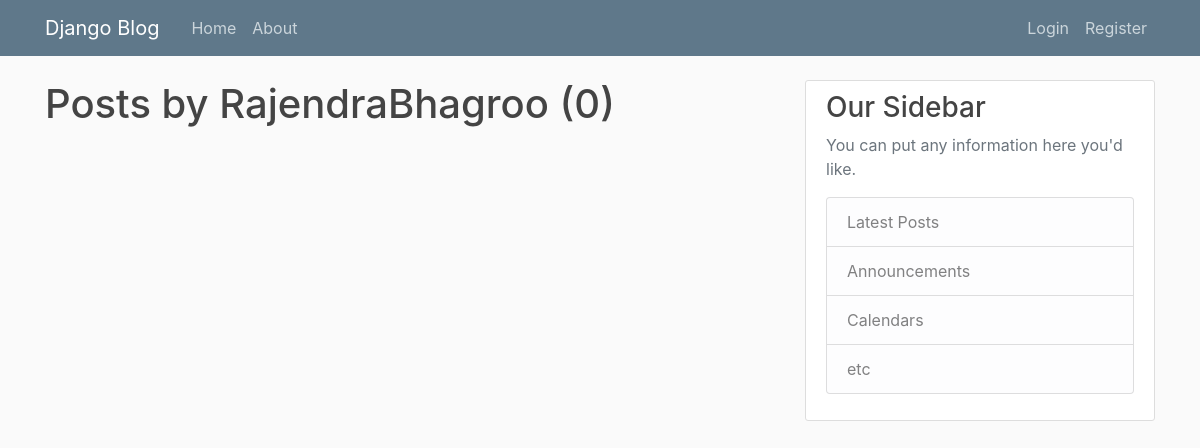
The app's page /user/RajendraBhagroo, older data.
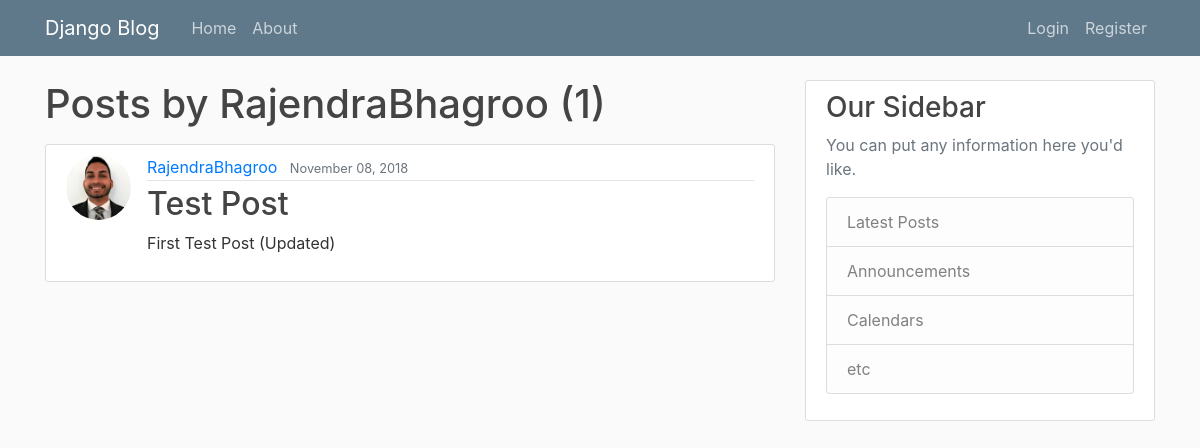
The same page, newer data.
### blog/models.py (models this page shows, shortened)
class Post(models.Model):
    title = models.CharField(max_length=100)
    content = models.TextField()
    date_posted = models.DateTimeField(default=timezone.now)
    author = models.ForeignKey(User, on_delete=models.CASCADE)

### users/models.py (models this page shows, shortened)
class Profile(models.Model):
    user = models.OneToOneField(User, on_delete=models.CASCADE)
    image = models.ImageField(default='default.jpg', upload_to='profile_pics')

### blog/views.py (the view)
# urls.py: path('user/<str:username>', UserPostListView.as_view(), name='user-posts'),
class UserPostListView(ListView):
    model = Post
    template_name = 'blog/user_posts.html'  # <app>/<model>_<viewtype>.html
    context_object_name = 'posts'
    paginate_by = 5
    def get_queryset(self):
        user = get_object_or_404(User, username=self.kwargs.get('username'))
        return Post.objects.filter(author=user).order_by('-date_posted')

### blog/templates/blog/user_posts.html (shortened to what this page needs)
{% extends "blog/base.html" %}
{% block content %}
    <h1 class="mb-3">Posts by {{ view.kwargs.username }} ({{ page_obj.paginator.count }})</h1>
    {% for post in posts %}
        <article class="media content-section">
          <img class="rounded-circle article-img" src="{{ post.author.profile.image.url }}">
          <div class="media-body">
            <div class="article-metadata">
              <a class="mr-2" href="{% url 'user-posts' post.author.username %}">{{ post.author }}</a>
              <small class="text-muted">{{ post.date_posted|date:"F d, Y" }}</small>
            </div>
            <h2><a class="article-title" href="{% url 'post-detail' post.id %}">{{ post.title }}</a></h2>
            <p class="article-content">{{ post.content }}</p>
          </div>
        </article>
    {% endfor %}
{% endblock content %}

### blog/templates/blog/base.html (shortened to what this page needs)
{% load static %}
<!DOCTYPE html>
<html>
<head>
  <link rel="stylesheet" href="https://maxcdn.bootstrapcdn.com/bootstrap/4.0.0/css/bootstrap.min.css"
>
  <link rel="stylesheet" type="text/css" href="{% static 'blog/main.css' %}">
</head>
<body>
  <header class="site-header">
    <nav class="navbar navbar-expand-md navbar-dark bg-steel fixed-top">
      <div class="container">
        <a class="navbar-brand mr-4" href="{% url 'blog-home' %}">Django Blog</a>
        <div class="collapse navbar-collapse" id="navbarToggle">
          <div class="navbar-nav mr-auto">
            <a class="nav-item nav-link" href="{% url 'blog-home' %}">Home</a>
            <a class="nav-item nav-link" href="{% url 'blog-about' %}">About</a>
          </div>
          <div class="navbar-nav">
            {% if user.is_authenticated %}
            <a class="nav-item nav-link" href="{% url 'post-create' %}">New Post</a>
            <a class="nav-item nav-link" href="{% url 'profile' %}">Profile</a>
            <a class="nav-item nav-link" href="{% url 'logout' %}">Logout</a>
            {% else %}
            <a class="nav-item nav-link" href="{% url 'login' %}">Login</a>
            <a class="nav-item nav-link" href="{% url 'register' %}">Register</a>
            {% endif %}
          </div>
        </div>
      </div>
    </nav>
  </header>
  <main role="main" class="container">
    <div class="row">
      <div class="col-md-8">
        {% block content %}{% endblock %}
      </div>
      <div class="col-md-4">
        <div class="content-section">
          <h3>Our Sidebar</h3>
          <p class='text-muted'>You can put any information here you'd like.
            <ul class="list-group">
              <li class="list-group-item list-group-item-light">Latest Posts</li>
              <li class="list-group-item list-group-item-light">Announcements</li>
              <li class="list-group-item list-group-item-light">Calendars</li>
              <li class="list-group-item list-group-item-light">etc</li>
            </ul>
          </p>
        </div>
      </div>
    </div>
  </main>
</body>
</html>

### blog/static/blog/main.css (style rules this page uses)
body { background: #fafafa; color: #333333; margin-top: 5rem; }
h1, h2, h3, h4, h5, h6 { color: #444444; }
ul { margin: 0; }
.bg-steel { background-color: #5f788a; }
.site-header .navbar-nav .nav-link { color: #cbd5db; }
.content-section { background: #ffffff; padding: 10px 20px; border: 1px solid #dddddd; border-radius: 3px; margin-bottom: 20px; }
.article-title { color: #444444; }
.article-content { white-space: pre-line; }
.article-img { height: 65px; width: 65px; margin-right: 16px; }
.article-metadata { padding-bottom: 1px; margin-bottom: 4px; border-bottom: 1px solid #e3e3e3 }

Row changes from the older to the newer data that the page shows:
added Post: author.profile.image (picture), author "RajendraBhagroo", date_posted "November 08, 2018", title "Test Post", content "First Test Post (Updated)"
Text that changed along with them:
{{ page_obj.paginator.count }}: "0" → "1"
